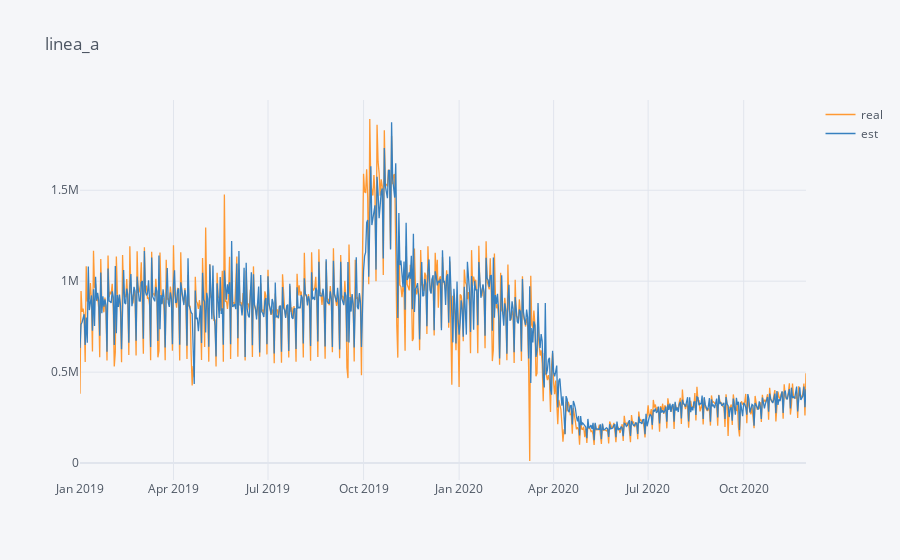
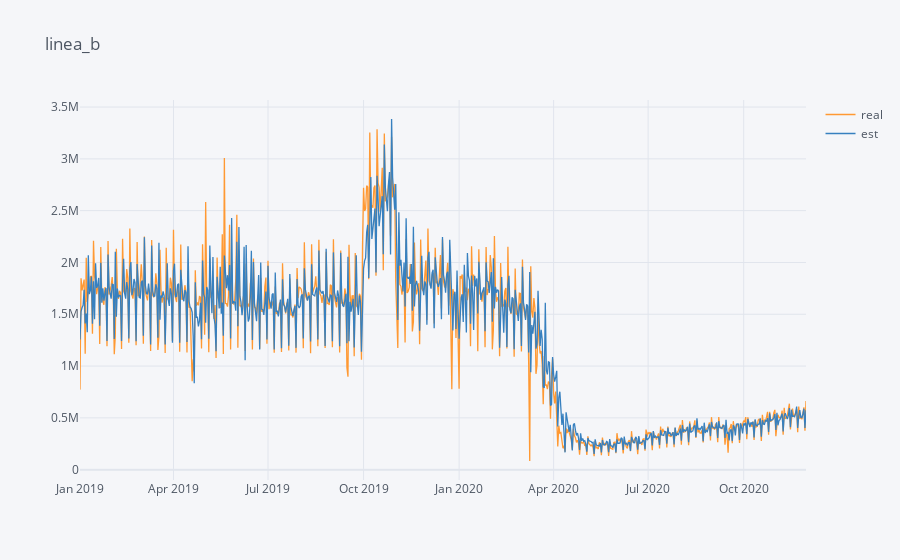
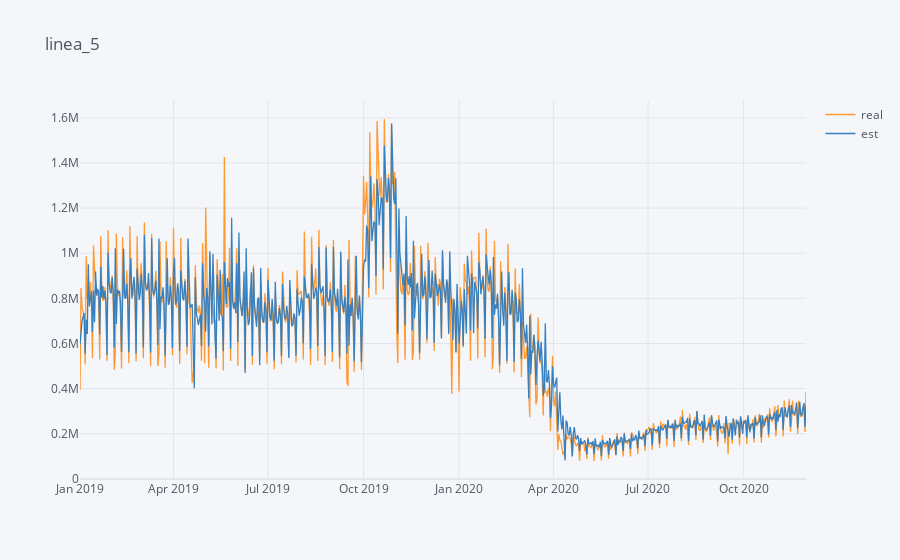
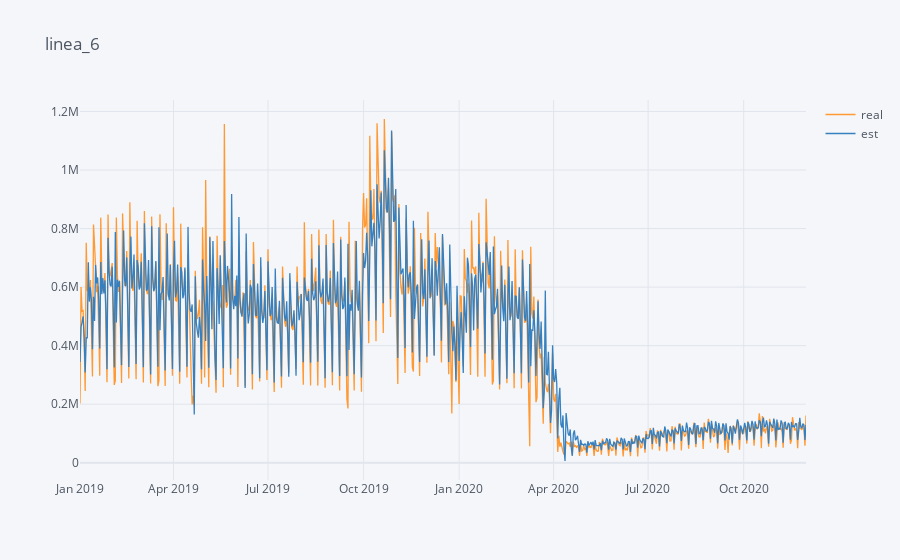

Notebook code for these charts, in order:
### Markdown cell above
## Results

### Code cell
im.plot_real_vs_est(X, y, model, id_col='linea', from_year=2019)

### Figure 1 — Plotly figure (JSON) as saved in the notebook; plotly's stock layout.template omitted (floating-point values rounded to 4 significant figures; data arrays with more than 128 entries replaced by an {"elided": "..."} marker saying what was removed)
{"data": [{"line": {"color": "rgba(255, 153, 51, 1.0)", "dash": "solid", "shape": "linear", "width": 1.3}, "mode": "lines", "name": "real", "text": "", "type": "scatter", "x": {"elided": "700 str values"}, "y": {"elided": "700 int values"}}, {"line": {"color": "rgba(55, 128, 191, 1.0)", "dash": "solid", "shape": "linear", "width": 1.3}, "mode": "lines", "name": "est", "text": "", "type": "scatter", "x": {"elided": "700 str values"}, "y": {"elided": "700 float values"}}], "layout": {"legend": {"bgcolor": "#F5F6F9", "font": {"color": "#4D5663"}}, "paper_bgcolor": "#F5F6F9", "plot_bgcolor": "#F5F6F9", "title": {"font": {"color": "#4D5663"}, "text": "linea_a"}, "xaxis": {"gridcolor": "#E1E5ED", "showgrid": true, "tickfont": {"color": "#4D5663"}, "title": {"font": {"color": "#4D5663"}, "text": ""}, "zerolinecolor": "#E1E5ED"}, "yaxis": {"gridcolor": "#E1E5ED", "showgrid": true, "tickfont": {"color": "#4D5663"}, "title": {"font": {"color": "#4D5663"}, "text": ""}, "zerolinecolor": "#E1E5ED"}}}

### Figure 2 — Plotly figure (JSON) as saved in the notebook; plotly's stock layout.template omitted (floating-point values rounded to 4 significant figures; data arrays with more than 128 entries replaced by an {"elided": "..."} marker saying what was removed)
{"data": [{"line": {"color": "rgba(255, 153, 51, 1.0)", "dash": "solid", "shape": "linear", "width": 1.3}, "mode": "lines", "name": "real", "text": "", "type": "scatter", "x": {"elided": "700 str values"}, "y": {"elided": "700 int values"}}, {"line": {"color": "rgba(55, 128, 191, 1.0)", "dash": "solid", "shape": "linear", "width": 1.3}, "mode": "lines", "name": "est", "text": "", "type": "scatter", "x": {"elided": "700 str values"}, "y": {"elided": "700 float values"}}], "layout": {"legend": {"bgcolor": "#F5F6F9", "font": {"color": "#4D5663"}}, "paper_bgcolor": "#F5F6F9", "plot_bgcolor": "#F5F6F9", "title": {"font": {"color": "#4D5663"}, "text": "linea_b"}, "xaxis": {"gridcolor": "#E1E5ED", "showgrid": true, "tickfont": {"color": "#4D5663"}, "title": {"font": {"color": "#4D5663"}, "text": ""}, "zerolinecolor": "#E1E5ED"}, "yaxis": {"gridcolor": "#E1E5ED", "showgrid": true, "tickfont": {"color": "#4D5663"}, "title": {"font": {"color": "#4D5663"}, "text": ""}, "zerolinecolor": "#E1E5ED"}}}

### Figure 3 — Plotly figure (JSON) as saved in the notebook; plotly's stock layout.template omitted (floating-point values rounded to 4 significant figures; data arrays with more than 128 entries replaced by an {"elided": "..."} marker saying what was removed)
{"data": [{"line": {"color": "rgba(255, 153, 51, 1.0)", "dash": "solid", "shape": "linear", "width": 1.3}, "mode": "lines", "name": "real", "text": "", "type": "scatter", "x": {"elided": "700 str values"}, "y": {"elided": "700 int values"}}, {"line": {"color": "rgba(55, 128, 191, 1.0)", "dash": "solid", "shape": "linear", "width": 1.3}, "mode": "lines", "name": "est", "text": "", "type": "scatter", "x": {"elided": "700 str values"}, "y": {"elided": "700 float values"}}], "layout": {"legend": {"bgcolor": "#F5F6F9", "font": {"color": "#4D5663"}}, "paper_bgcolor": "#F5F6F9", "plot_bgcolor": "#F5F6F9", "title": {"font": {"color": "#4D5663"}, "text": "linea_5"}, "xaxis": {"gridcolor": "#E1E5ED", "showgrid": true, "tickfont": {"color": "#4D5663"}, "title": {"font": {"color": "#4D5663"}, "text": ""}, "zerolinecolor": "#E1E5ED"}, "yaxis": {"gridcolor": "#E1E5ED", "showgrid": true, "tickfont": {"color": "#4D5663"}, "title": {"font": {"color": "#4D5663"}, "text": ""}, "zerolinecolor": "#E1E5ED"}}}

### Figure 4 — Plotly figure (JSON) as saved in the notebook; plotly's stock layout.template omitted (floating-point values rounded to 4 significant figures; data arrays with more than 128 entries replaced by an {"elided": "..."} marker saying what was removed)
{"data": [{"line": {"color": "rgba(255, 153, 51, 1.0)", "dash": "solid", "shape": "linear", "width": 1.3}, "mode": "lines", "name": "real", "text": "", "type": "scatter", "x": {"elided": "700 str values"}, "y": {"elided": "700 int values"}}, {"line": {"color": "rgba(55, 128, 191, 1.0)", "dash": "solid", "shape": "linear", "width": 1.3}, "mode": "lines", "name": "est", "text": "", "type": "scatter", "x": {"elided": "700 str values"}, "y": {"elided": "700 float values"}}], "layout": {"legend": {"bgcolor": "#F5F6F9", "font": {"color": "#4D5663"}}, "paper_bgcolor": "#F5F6F9", "plot_bgcolor": "#F5F6F9", "title": {"font": {"color": "#4D5663"}, "text": "linea_6"}, "xaxis": {"gridcolor": "#E1E5ED", "showgrid": true, "tickfont": {"color": "#4D5663"}, "title": {"font": {"color": "#4D5663"}, "text": ""}, "zerolinecolor": "#E1E5ED"}, "yaxis": {"gridcolor": "#E1E5ED", "showgrid": true, "tickfont": {"color": "#4D5663"}, "title": {"font": {"color": "#4D5663"}, "text": ""}, "zerolinecolor": "#E1E5ED"}}}
